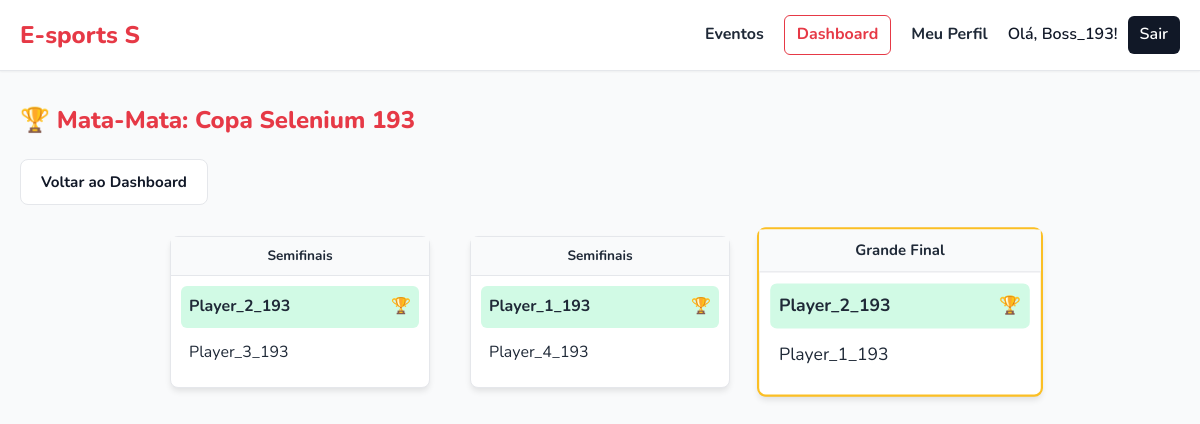
/evento/chaves/1 (signed in), run on the app's committed database.
### app_build/models.py (models this page shows)
class Evento(db.Model):
    id = db.Column(db.Integer, primary_key=True)
    nome = db.Column(db.String(100), nullable=False)
    jogo = db.Column(db.String(100))
    data = db.Column(db.Date, nullable=True)
    horario = db.Column(db.Time, nullable=True)
    descricao = db.Column(db.Text, nullable=True)
    link_externo = db.Column(db.String(200), nullable=True)
    limite_jogadores = db.Column(db.Integer)
    faixa_etaria = db.Column(db.String(50))
    local = db.Column(db.String(100))
    status = db.Column(db.String(50), nullable=False, default='Ativo')
    fase_atual = db.Column(db.String(50), default='Classificatoria')
    vagas_mata_mata = db.Column(db.Integer, default=4)
    organizador_id = db.Column(db.Integer, db.ForeignKey('organizador.id'), nullable=False)
    organizador = db.relationship('Organizador', backref=db.backref('eventos', lazy=True))

class Partida(db.Model):
    id = db.Column(db.Integer, primary_key=True)
    evento_id = db.Column(db.Integer, db.ForeignKey('evento.id'), nullable=False)
    jogador1_id = db.Column(db.Integer, db.ForeignKey('jogador.id'), nullable=True)
    jogador2_id = db.Column(db.Integer, db.ForeignKey('jogador.id'), nullable=True)
    vencedor_id = db.Column(db.Integer, db.ForeignKey('jogador.id'), nullable=True)
    rodada = db.Column(db.String(50))
    ordem = db.Column(db.Integer)
    proxima_partida_id = db.Column(db.Integer, db.ForeignKey('partida.id'), nullable=True)
    jogador1 = db.relationship('Jogador', foreign_keys=[jogador1_id])
    jogador2 = db.relationship('Jogador', foreign_keys=[jogador2_id])
    vencedor = db.relationship('Jogador', foreign_keys=[vencedor_id])
    evento = db.relationship('Evento', backref=db.backref('partidas', lazy=True))
    proxima_partida = db.relationship('Partida', remote_side=[id])

class Jogador(db.Model):
    id = db.Column(db.Integer, primary_key=True)
    nome = db.Column(db.String(100), unique=True, nullable=False)
    email = db.Column(db.String(100), unique=True, nullable=False)
    senha = db.Column(db.String(200), nullable=False)
    telefone = db.Column(db.String(20))
    idade = db.Column(db.Integer)

### app_build/app.py (the view)
@app.route('/evento/chaves/<int:id>')
@login_required
def visualizar_chaves(id):
    e = Evento.query.get_or_404(id)
    partidas = Partida.query.filter_by(evento_id=id).order_by(Partida.id.desc()).all()
    return render_template('chaves.html', evento=e, partidas=partidas, user_session=session)

### app_build/app.py (called while the page is built)
def login_required(f):
    @wraps(f)
    def decorated_function(*args, **kwargs):
        if 'user_id' not in session:
            flash("Você precisa estar logado.", "error")
            return redirect(url_for('login'))
        return f(*args, **kwargs)
    return decorated_function

### app_build/templates/chaves.html (shortened to what this page needs)
{% extends 'base.html' %}
{% block content %}
    <div class="detalhe-header">
        <h2>🏆 Mata-Mata: {{ evento.nome }}</h2>
        <a href="{{ url_for('dashboard') }}" class="btn btn-secondary">Voltar ao Dashboard</a>
    </div>
    <div class="bracket-container">
        {% if not partidas %}
            <p>Chaves ainda não geradas.</p>
        {% else %}
            <div class="bracket-grid">
                {% for p in partidas %}
                    <div class="match-card {% if 'Final' in p.rodada and 'Semi' not in p.rodada %}match-final{% endif %}">
                        <div class="match-header">{{ p.rodada }}</div>
                        <div class="match-players">
                            <div class="player-row {% if p.vencedor_id == p.jogador1_id %}winner{% endif %}">
                                <span>{{ p.jogador1.nome if p.jogador1 else '---' }}</span>
                                {% if p.vencedor_id == p.jogador1_id %}🏆{% endif %}
                            </div>
                            <div class="player-row {% if p.vencedor_id == p.jogador2_id %}winner{% endif %}">
                                <span>{{ p.jogador2.nome if p.jogador2 else '---' }}</span>
                            </div>
                        </div>
                    </div>
                {% endfor %}
            </div>
        {% endif %}
    </div>
{% endblock %}

### app_build/static/css/style.css (style rules this page uses)
:root { --cor-principal: #E63946; --cor-principal-dark: #c9303c; --cor-fundo: #F9FAFB; --cor-card: #FFFFFF; --cor-texto: #1F2937; --cor-borda: #E5E7EB; --cor-destaque: #111827; --sombra: 0 4px 6px -1px rgba(0, 0, 0, 0.1); --sombra-hover: 0 10px 15px -3px rgba(0, 0, 0, 0.1); }
* { margin: 0; padding: 0; box-sizing: border-box; }
body { font-family: 'Nunito', sans-serif; background-color: var(--cor-fundo); color: var(--cor-texto); line-height: 1.6; }
h1, h2, h3 { font-weight: 800; color: var(--cor-principal); margin-bottom: 20px; }
.btn { display: inline-block; padding: 10px 20px; border: none; border-radius: 8px; font-weight: 700; font-size: 0.95rem; text-decoration: none; cursor: pointer; transition: all 0.2s ease; text-align: center; }
.btn-secondary { background-color: #fff; color: var(--cor-destaque); border: 1px solid var(--cor-borda); }
.bracket-container { padding: 30px 0; overflow-x: auto; }
.bracket-grid { display: flex; gap: 40px; align-items: center; justify-content: center; }
.match-card { background: #fff; border: 1px solid var(--cor-borda); border-radius: 8px; width: 260px; box-shadow: var(--sombra); display: flex; flex-direction: column; position: relative; }
.match-final { border: 2px solid #fbbf24; transform: scale(1.1); z-index: 10; }
.match-header { background: #f9fafb; padding: 8px; text-align: center; font-weight: 700; border-bottom: 1px solid var(--cor-borda); font-size: 0.85rem; }
.match-players { padding: 10px; }
.player-row { display: flex; justify-content: space-between; padding: 8px; border-radius: 6px; margin-bottom: 4px; align-items: center; }
.player-row.winner { background-color: #d1fae5; font-weight: 700; }

### data on the page
Evento: nome "Copa Selenium 193"
Partida: rodada "Semifinais", jogador1 "Player_2_193", jogador2 "Player_3_193"
Partida: rodada "Semifinais", jogador1 "Player_1_193", jogador2 "Player_4_193"
Partida: rodada "Grande Final", jogador1 "Player_2_193", jogador2 "Player_1_193"

### other printed values
{{ session.user_name }} "Boss_193"
